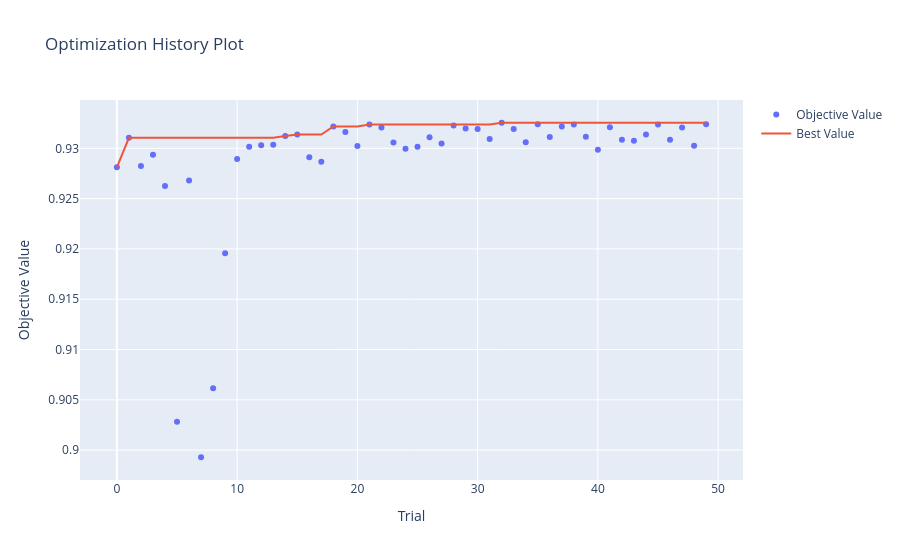

The cell this chart's notebook holds for it:
### Markdown cell above
##### Resultados Optimización de Hiperparámetros

### Code cell
# Historia de la optimización: AUC de cada trial y mejor AUC acumulado
optuna.visualization.plot_optimization_history(study)

### Figure 1 — Plotly figure (JSON) as saved in the notebook; plotly's stock layout.template omitted (floating-point values rounded to 4 significant figures)
{"data": [{"mode": "markers", "name": "Objective Value", "type": "scatter", "x": [0, 1, 2, 3, 4, 5, 6, 7, 8, 9, 10, 11, 12, 13, 14, 15, 16, 17, 18, 19, 20, 21, 22, 23, 24, 25, 26, 27, 28, 29, 30, 31, 32, 33, 34, 35, 36, 37, 38, 39, 40, 41, 42, 43, 44, 45, 46, 47, 48, 49], "y": [0.9281, 0.931, 0.9282, 0.9294, 0.9263, 0.9028, 0.9268, 0.8993, 0.9062, 0.9196, 0.9289, 0.9301, 0.9303, 0.9304, 0.9312, 0.9314, 0.9291, 0.9287, 0.9322, 0.9316, 0.9302, 0.9324, 0.9321, 0.9306, 0.93, 0.9302, 0.9311, 0.9305, 0.9323, 0.932, 0.9319, 0.9309, 0.9325, 0.9319, 0.9306, 0.9324, 0.9311, 0.9322, 0.9324, 0.9311, 0.9299, 0.9321, 0.9309, 0.9308, 0.9314, 0.9324, 0.9308, 0.9321, 0.9303, 0.9324]}, {"mode": "lines", "name": "Best Value", "type": "scatter", "x": [0, 1, 2, 3, 4, 5, 6, 7, 8, 9, 10, 11, 12, 13, 14, 15, 16, 17, 18, 19, 20, 21, 22, 23, 24, 25, 26, 27, 28, 29, 30, 31, 32, 33, 34, 35, 36, 37, 38, 39, 40, 41, 42, 43, 44, 45, 46, 47, 48, 49], "y": [0.9281, 0.931, 0.931, 0.931, 0.931, 0.931, 0.931, 0.931, 0.931, 0.931, 0.931, 0.931, 0.931, 0.931, 0.9312, 0.9314, 0.9314, 0.9314, 0.9322, 0.9322, 0.9322, 0.9324, 0.9324, 0.9324, 0.9324, 0.9324, 0.9324, 0.9324, 0.9324, 0.9324, 0.9324, 0.9324, 0.9325, 0.9325, 0.9325, 0.9325, 0.9325, 0.9325, 0.9325, 0.9325, 0.9325, 0.9325, 0.9325, 0.9325, 0.9325, 0.9325, 0.9325, 0.9325, 0.9325, 0.9325]}, {"marker": {"color": "#cccccc"}, "mode": "markers", "name": "Infeasible Trial", "showlegend": false, "type": "scatter", "x": [], "y": []}], "layout": {"title": {"text": "Optimization History Plot"}, "xaxis": {"title": {"text": "Trial"}}, "yaxis": {"title": {"text": "Objective Value"}}}}
